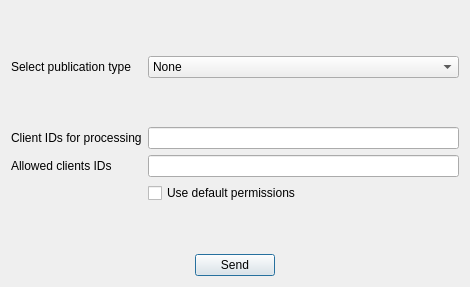
<?xml version="1.0" encoding="UTF-8"?>
<ui version="4.0">
 <class>publish_screen</class>
 <widget class="QDialog" name="publish_screen">
  <property name="geometry">
   <rect>
    <x>0</x>
    <y>0</y>
    <width>469</width>
    <height>287</height>
   </rect>
  </property>
  <property name="windowTitle">
   <string>CACIC - Publication</string>
  </property>
  <layout class="QVBoxLayout" name="verticalLayout">
   <item>
    <spacer name="verticalSpacer_2">
     <property name="orientation">
      <enum>Qt::Vertical</enum>
     </property>
     <property name="sizeHint" stdset="0">
      <size>
       <width>448</width>
       <height>28</height>
      </size>
     </property>
    </spacer>
   </item>
   <item>
    <layout class="QFormLayout" name="formLayout">
     <item row="0" column="0">
      <widget class="QLabel" name="label_3">
       <property name="sizePolicy">
        <sizepolicy hsizetype="Minimum" vsizetype="Preferred">
         <horstretch>0</horstretch>
         <verstretch>0</verstretch>
        </sizepolicy>
       </property>
       <property name="text">
        <string>Select publication type</string>
       </property>
      </widget>
     </item>
     <item row="0" column="1">
      <widget class="QComboBox" name="type_box">
       <property name="sizePolicy">
        <sizepolicy hsizetype="Minimum" vsizetype="Minimum">
         <horstretch>0</horstretch>
         <verstretch>0</verstretch>
        </sizepolicy>
       </property>
       <item>
        <property name="text">
         <string>None</string>
        </property>
       </item>
       <item>
        <property name="text">
         <string>Aggregation</string>
        </property>
       </item>
      </widget>
     </item>
     <item row="1" column="1">
      <spacer name="verticalSpacer_3">
       <property name="orientation">
        <enum>Qt::Vertical</enum>
       </property>
       <property name="sizeType">
        <enum>QSizePolicy::Minimum</enum>
       </property>
       <property name="sizeHint" stdset="0">
        <size>
         <width>17</width>
         <height>37</height>
        </size>
       </property>
      </spacer>
     </item>
     <item row="2" column="0">
      <widget class="QLabel" name="label_2">
       <property name="text">
        <string>Client IDs for processing</string>
       </property>
      </widget>
     </item>
     <item row="2" column="1">
      <widget class="QLineEdit" name="ids_lineedit">
       <property name="sizePolicy">
        <sizepolicy hsizetype="Minimum" vsizetype="Minimum">
         <horstretch>0</horstretch>
         <verstretch>0</verstretch>
        </sizepolicy>
       </property>
      </widget>
     </item>
     <item row="3" column="0">
      <widget class="QLabel" name="label">
       <property name="sizePolicy">
        <sizepolicy hsizetype="Preferred" vsizetype="Minimum">
         <horstretch>0</horstretch>
         <verstretch>0</verstretch>
        </sizepolicy>
       </property>
       <property name="text">
        <string>Allowed clients IDs</string>
       </property>
      </widget>
     </item>
     <item row="3" column="1">
      <widget class="QLineEdit" name="idperms_lineedit">
       <property name="sizePolicy">
        <sizepolicy hsizetype="Minimum" vsizetype="Minimum">
         <horstretch>0</horstretch>
         <verstretch>0</verstretch>
        </sizepolicy>
       </property>
      </widget>
     </item>
     <item row="4" column="1">
      <widget class="QCheckBox" name="default_check">
       <property name="text">
        <string>Use default permissions</string>
       </property>
      </widget>
     </item>
    </layout>
   </item>
   <item>
    <spacer name="verticalSpacer">
     <property name="orientation">
      <enum>Qt::Vertical</enum>
     </property>
     <property name="sizeHint" stdset="0">
      <size>
       <width>448</width>
       <height>29</height>
      </size>
     </property>
    </spacer>
   </item>
   <item>
    <layout class="QHBoxLayout" name="horizontalLayout">
     <item>
      <spacer name="horizontalSpacer">
       <property name="orientation">
        <enum>Qt::Horizontal</enum>
       </property>
       <property name="sizeHint" stdset="0">
        <size>
         <width>40</width>
         <height>20</height>
        </size>
       </property>
      </spacer>
     </item>
     <item>
      <widget class="QPushButton" name="send_button">
       <property name="text">
        <string>Send</string>
       </property>
      </widget>
     </item>
     <item>
      <spacer name="horizontalSpacer_2">
       <property name="orientation">
        <enum>Qt::Horizontal</enum>
       </property>
       <property name="sizeHint" stdset="0">
        <size>
         <width>40</width>
         <height>20</height>
        </size>
       </property>
      </spacer>
     </item>
    </layout>
   </item>
  </layout>
 </widget>
 <resources/>
 <connections/>
</ui>
